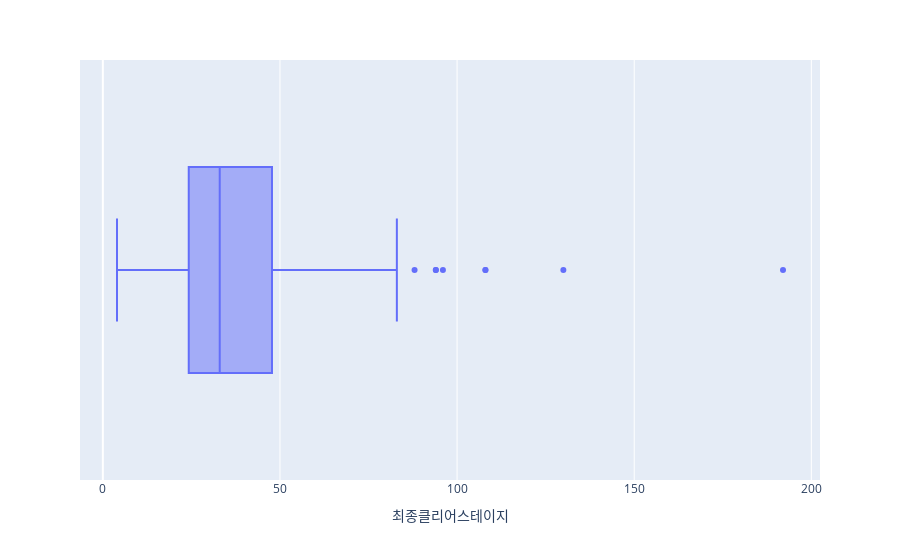

Here is the notebook cell this chart was saved with:
### Markdown cell above
8. 1일차에 접속한 고객들이, 아이템을 구매했을때, (구매이력이 있을때, 즉 구매횟수가 존재할 때) '최종클리어스테이지'가 어디까지 도달했는지, 분포를 Box Plot으로 시각화하시오.

### Code cell
cond1 = (df1['1일차접속여부']==1)
cond2 = ~(df1.loc[cond1]['구매횟수'].isnull())
px.box(df1[cond1&cond2], x='최종클리어스테이지')

### Figure 1 — Plotly figure (JSON) as saved in the notebook; plotly's stock layout.template omitted (floating-point values rounded to 4 significant figures; data arrays with more than 128 entries replaced by an {"elided": "..."} marker saying what was removed)
{"data": [{"alignmentgroup": "True", "hovertemplate": "최종클리어스테이지=%{x}<extra></extra>", "legendgroup": "", "marker": {"color": "#636efa"}, "name": "", "notched": false, "offsetgroup": "", "orientation": "h", "showlegend": false, "type": "box", "x": {"elided": "203 int values"}, "x0": " ", "xaxis": "x", "y0": " ", "yaxis": "y"}], "layout": {"boxmode": "group", "legend": {"tracegroupgap": 0}, "margin": {"t": 60}, "xaxis": {"anchor": "y", "domain": [0, 1], "title": {"text": "최종클리어스테이지"}}, "yaxis": {"anchor": "x", "domain": [0, 1]}}}
